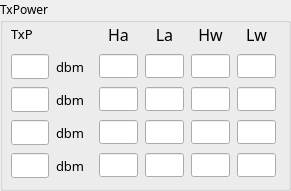
      <widget class="QGroupBox" name="groupBox_6">
       <property name="geometry">
        <rect>
         <x>320</x>
         <y>130</y>
         <width>291</width>
         <height>191</height>
        </rect>
       </property>
       <property name="font">
        <font>
         <family>黑体</family>
        </font>
       </property>
       <property name="title">
        <string>TxPower</string>
       </property>
       <widget class="QWidget" name="gridLayoutWidget_12">
        <property name="geometry">
         <rect>
          <x>10</x>
          <y>20</y>
          <width>267</width>
          <height>161</height>
         </rect>
        </property>
        <layout class="QGridLayout" name="gridLayout_12">
         <item row="5" column="1">
          <widget class="QLabel" name="label_temp_90">
           <property name="font">
            <font>
             <family>黑体</family>
             <pointsize>10</pointsize>
            </font>
           </property>
           <property name="text">
            <string>dbm</string>
           </property>
          </widget>
         </item>
         <item row="0" column="4">
          <widget class="QLabel" name="label_temp_94">
           <property name="maximumSize">
            <size>
             <width>40</width>
             <height>24</height>
            </size>
           </property>
           <property name="font">
            <font>
             <family>黑体</family>
             <pointsize>12</pointsize>
            </font>
           </property>
           <property name="text">
            <string>Hw</string>
           </property>
           <property name="alignment">
            <set>Qt::AlignCenter</set>
           </property>
          </widget>
         </item>
         <item row="0" column="2">
          <widget class="QLabel" name="label_temp_98">
           <property name="minimumSize">
            <size>
             <width>24</width>
             <height>0</height>
            </size>
           </property>
           <property name="maximumSize">
            <size>
             <width>40</width>
             <height>24</height>
            </size>
           </property>
           <property name="font">
            <font>
             <family>黑体</family>
             <pointsize>12</pointsize>
            </font>
           </property>
           <property name="text">
            <string>Ha</string>
           </property>
           <property name="alignment">
            <set>Qt::AlignCenter</set>
           </property>
          </widget>
         </item>
         <item row="4" column="0">
          <widget class="QLineEdit" name="lineEdit_TX3_Power">
           <property name="maximumSize">
            <size>
             <width>38</width>
             <height>16777215</height>
            </size>
           </property>
          </widget>
         </item>
         <item row="3" column="0">
          <widget class="QLineEdit" name="lineEdit_TX2_Power">
           <property name="maximumSize">
            <size>
             <width>38</width>
             <height>16777215</height>
            </size>
           </property>
          </widget>
         </item>
         <item row="4" column="5">
          <widget class="QLineEdit" name="lineEdit_TXP_Q_CH3_4">
           <property name="maximumSize">
            <size>
             <width>39</width>
             <height>24</height>
            </size>
           </property>
          </widget>
         </item>
         <item row="3" column="4">
          <widget class="QLineEdit" name="lineEdit_TXP_Q_CH2_3">
           <property name="maximumSize">
            <size>
             <width>39</width>
             <height>24</height>
            </size>
           </property>
          </widget>
         </item>
         <item row="5" column="0">
          <widget class="QLineEdit" name="lineEdit_TX4_Power">
           <property name="maximumSize">
            <size>
             <width>38</width>
             <height>16777215</height>
            </size>
           </property>
          </widget>
         </item>
         <item row="1" column="5">
          <widget class="QLineEdit" name="lineEdit_TXP_Q_CH1_4">
           <property name="maximumSize">
            <size>
             <width>39</width>
             <height>24</height>
            </size>
           </property>
          </widget>
         </item>
         <item row="1" column="4">
          <widget class="QLineEdit" name="lineEdit_TXP_Q_CH1_3">
           <property name="maximumSize">
            <size>
             <width>39</width>
             <height>24</height>
            </size>
           </property>
          </widget>
         </item>
         <item row="4" column="4">
          <widget class="QLineEdit" name="lineEdit_TXP_Q_CH3_3">
           <property name="maximumSize">
            <size>
             <width>39</width>
             <height>24</height>
            </size>
           </property>
          </widget>
         </item>
         <item row="5" column="4">
          <widget class="QLineEdit" name="lineEdit_TXP_Q_CH4_3">
           <property name="maximumSize">
            <size>
             <width>39</width>
             <height>24</height>
            </size>
           </property>
          </widget>
         </item>
         <item row="1" column="1">
          <widget class="QLabel" name="label_temp_87">
           <property name="maximumSize">
            <size>
             <width>36</width>
             <height>16777215</height>
            </size>
           </property>
           <property name="font">
            <font>
             <family>黑体</family>
             <pointsize>10</pointsize>
            </font>
           </property>
           <property name="text">
            <string>dbm</string>
           </property>
          </widget>
         </item>
         <item row="5" column="5">
          <widget class="QLineEdit" name="lineEdit_TXP_Q_CH4_4">
           <property name="maximumSize">
            <size>
             <width>39</width>
             <height>24</height>
            </size>
           </property>
          </widget>
         </item>
         <item row="0" column="5">
          <widget class="QLabel" name="label_temp_97">
           <property name="maximumSize">
            <size>
             <width>40</width>
             <height>24</height>
            </size>
           </property>
           <property name="font">
            <font>
             <family>黑体</family>
             <pointsize>12</pointsize>
            </font>
           </property>
           <property name="text">
            <string>Lw</string>
           </property>
           <property name="alignment">
            <set>Qt::AlignCenter</set>
           </property>
          </widget>
         </item>
         <item row="1" column="0">
          <widget class="QLineEdit" name="lineEdit_TX1_Power">
           <property name="minimumSize">
            <size>
             <width>0</width>
             <height>0</height>
            </size>
           </property>
           <property name="maximumSize">
            <size>
             <width>38</width>
             <height>16777215</height>
            </size>
           </property>
          </widget>
         </item>
         <item row="4" column="1">
          <widget class="QLabel" name="label_temp_89">
           <property name="font">
            <font>
             <family>黑体</family>
             <pointsize>10</pointsize>
            </font>
           </property>
           <property name="text">
            <string>dbm</string>
           </property>
          </widget>
         </item>
         <item row="0" column="0">
          <widget class="QLabel" name="label_VCC_15">
           <property name="maximumSize">
            <size>
             <width>40</width>
             <height>24</height>
            </size>
           </property>
           <property name="font">
            <font>
             <family>黑体</family>
             <pointsize>10</pointsize>
            </font>
           </property>
           <property name="text">
            <string>TxP</string>
           </property>
          </widget>
         </item>
         <item row="3" column="1">
          <widget class="QLabel" name="label_temp_88">
           <property name="font">
            <font>
             <family>黑体</family>
             <pointsize>10</pointsize>
            </font>
           </property>
           <property name="text">
            <string>dbm</string>
           </property>
          </widget>
         </item>
         <item row="3" column="5">
          <widget class="QLineEdit" name="lineEdit_TXP_Q_CH2_4">
           <property name="maximumSize">
            <size>
             <width>39</width>
             <height>24</height>
            </size>
           </property>
          </widget>
         </item>
         <item row="0" column="3">
          <widget class="QLabel" name="label_temp_114">
           <property name="maximumSize">
            <size>
             <width>40</width>
             <height>24</height>
            </size>
           </property>
           <property name="font">
            <font>
             <family>黑体</family>
             <pointsize>12</pointsize>
            </font>
           </property>
           <property name="text">
            <string>La</string>
           </property>
           <property name="alignment">
            <set>Qt::AlignCenter</set>
           </property>
          </widget>
         </item>
         <item row="1" column="2">
          <widget class="QLineEdit" name="lineEdit_TXP_Q_CH1_1">
           <property name="maximumSize">
            <size>
             <width>39</width>
             <height>24</height>
            </size>
           </property>
          </widget>
         </item>
         <item row="1" column="3">
          <widget class="QLineEdit" name="lineEdit_TXP_Q_CH1_2">
           <property name="maximumSize">
            <size>
             <width>39</width>
             <height>24</height>
            </size>
           </property>
          </widget>
         </item>
         <item row="3" column="2">
          <widget class="QLineEdit" name="lineEdit_TXP_Q_CH2_1">
           <property name="maximumSize">
            <size>
             <width>39</width>
             <height>24</height>
            </size>
           </property>
          </widget>
         </item>
         <item row="3" column="3">
          <widget class="QLineEdit" name="lineEdit_TXP_Q_CH2_2">
           <property name="maximumSize">
            <size>
             <width>39</width>
             <height>24</height>
            </size>
           </property>
          </widget>
         </item>
         <item row="4" column="2">
          <widget class="QLineEdit" name="lineEdit_TXP_Q_CH3_1">
           <property name="maximumSize">
            <size>
             <width>39</width>
             <height>24</height>
            </size>
           </property>
          </widget>
         </item>
         <item row="4" column="3">
          <widget class="QLineEdit" name="lineEdit_TXP_Q_CH3_2">
           <property name="maximumSize">
            <size>
             <width>39</width>
             <height>24</height>
            </size>
           </property>
          </widget>
         </item>
         <item row="5" column="2">
          <widget class="QLineEdit" name="lineEdit_TXP_Q_CH4_1">
           <property name="maximumSize">
            <size>
             <width>39</width>
             <height>24</height>
            </size>
           </property>
          </widget>
         </item>
         <item row="5" column="3">
          <widget class="QLineEdit" name="lineEdit_TXP_Q_CH4_2">
           <property name="maximumSize">
            <size>
             <width>39</width>
             <height>24</height>
            </size>
           </property>
          </widget>
         </item>
        </layout>
       </widget>
      </widget>
